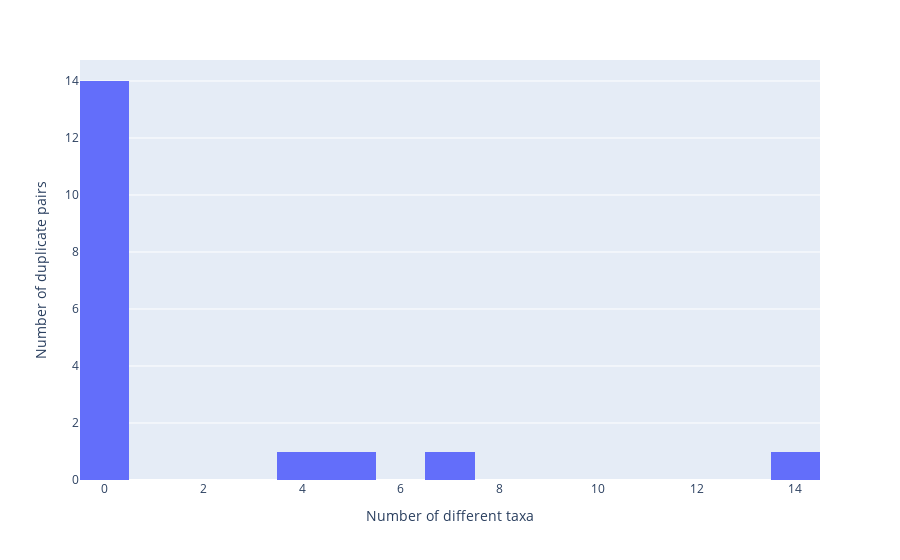

The code cell stored with this chart in its notebook:
### Code cell
fig = px.histogram(duplicates, x="taxa_diff", nbins=20)
fig.update_layout(xaxis_title = "Number of different taxa", 
                  yaxis_title = "Number of duplicate pairs")

### Figure 1 — Plotly figure (JSON) as saved in the notebook; plotly's stock layout.template omitted (floating-point values rounded to 4 significant figures)
{"data": [{"alignmentgroup": "True", "bingroup": "x", "hovertemplate": "taxa_diff=%{x}<br>count=%{y}<extra></extra>", "legendgroup": "", "marker": {"color": "#636efa", "pattern": {"shape": ""}}, "name": "", "nbinsx": 20, "offsetgroup": "", "orientation": "v", "showlegend": false, "type": "histogram", "x": [14, 5, 0, 0, 0, 0, 0, 7, 0, 0, 0, 0, 0, 0, 4, 0, 0, 0], "xaxis": "x", "yaxis": "y"}], "layout": {"barmode": "relative", "legend": {"tracegroupgap": 0}, "margin": {"t": 60}, "xaxis": {"anchor": "y", "domain": [0, 1], "title": {"text": "Number of different taxa"}}, "yaxis": {"anchor": "x", "domain": [0, 1], "title": {"text": "Number of duplicate pairs"}}}}
